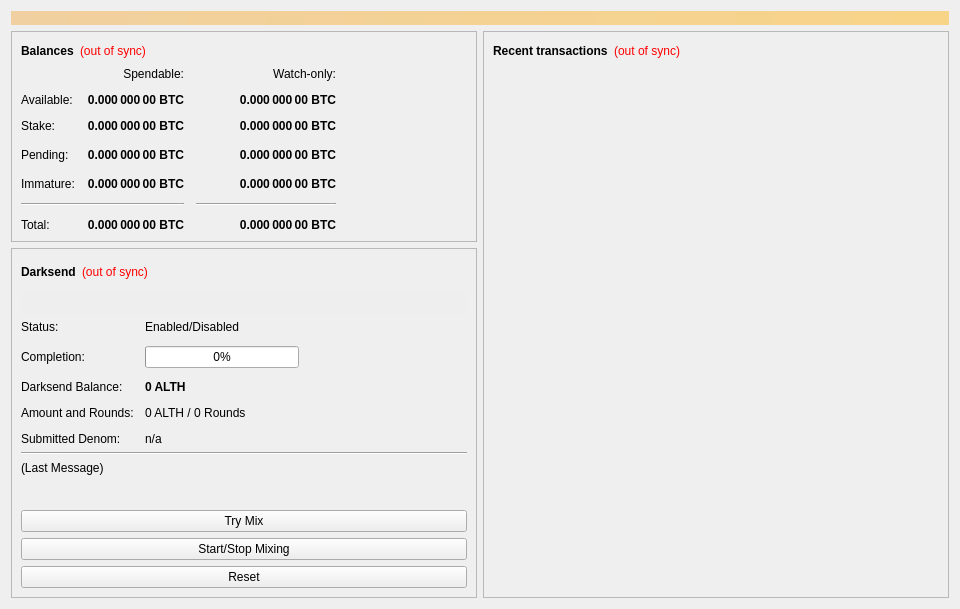
<?xml version="1.0" encoding="UTF-8"?>
<ui version="4.0">
 <class>OverviewPage</class>
 <widget class="QWidget" name="OverviewPage">
  <property name="geometry">
   <rect>
    <x>0</x>
    <y>0</y>
    <width>960</width>
    <height>594</height>
   </rect>
  </property>
  <property name="minimumSize">
   <size>
    <width>960</width>
    <height>0</height>
   </size>
  </property>
  <property name="windowTitle">
   <string>Form</string>
  </property>
  <layout class="QVBoxLayout" name="topLayout">
   <item>
    <widget class="QLabel" name="labelAlerts">
     <property name="visible">
      <bool>false</bool>
     </property>
     <property name="styleSheet">
      <string notr="true">background-color: qlineargradient(x1: 0, y1: 0, x2: 1, y2: 0, stop:0 #F0D0A0, stop:1 #F8D488); color:#000000;</string>
     </property>
     <property name="wordWrap">
      <bool>true</bool>
     </property>
     <property name="margin">
      <number>3</number>
     </property>
    </widget>
   </item>
   <item>
    <layout class="QHBoxLayout" name="horizontalLayout" stretch="1,1">
     <item>
      <layout class="QVBoxLayout" name="verticalLayout_2">
       <item>
        <widget class="QFrame" name="frame">
         <property name="frameShape">
          <enum>QFrame::StyledPanel</enum>
         </property>
         <property name="frameShadow">
          <enum>QFrame::Raised</enum>
         </property>
         <layout class="QVBoxLayout" name="verticalLayout_4">
          <item>
           <layout class="QHBoxLayout" name="horizontalLayout_4">
            <item>
             <widget class="QLabel" name="label_5">
              <property name="font">
               <font>
                <weight>75</weight>
                <bold>true</bold>
               </font>
              </property>
              <property name="text">
               <string>Balances</string>
              </property>
             </widget>
            </item>
            <item>
             <widget class="QLabel" name="labelWalletStatus">
              <property name="cursor">
               <cursorShape>WhatsThisCursor</cursorShape>
              </property>
              <property name="toolTip">
               <string>The displayed information may be out of date. Your wallet automatically synchronizes with the Alioth network after a connection is established, but this process has not completed yet.</string>
              </property>
              <property name="styleSheet">
               <string notr="true">QLabel { color: red; }</string>
              </property>
              <property name="text">
               <string notr="true">(out of sync)</string>
              </property>
              <property name="alignment">
               <set>Qt::AlignLeading|Qt::AlignLeft|Qt::AlignVCenter</set>
              </property>
             </widget>
            </item>
            <item>
             <spacer name="horizontalSpacer_3">
              <property name="orientation">
               <enum>Qt::Horizontal</enum>
              </property>
              <property name="sizeHint" stdset="0">
               <size>
                <width>40</width>
                <height>20</height>
               </size>
              </property>
             </spacer>
            </item>
           </layout>
          </item>
          <item>
           <layout class="QGridLayout" name="gridLayout">
            <property name="spacing">
             <number>12</number>
            </property>
            <item row="3" column="2">
             <widget class="QLabel" name="labelWatchPending">
              <property name="font">
               <font>
                <weight>75</weight>
                <bold>true</bold>
               </font>
              </property>
              <property name="cursor">
               <cursorShape>IBeamCursor</cursorShape>
              </property>
              <property name="toolTip">
               <string>Unconfirmed transactions to watch-only addresses</string>
              </property>
              <property name="text">
               <string notr="true">0.000 000 00 BTC</string>
              </property>
              <property name="alignment">
               <set>Qt::AlignRight|Qt::AlignTrailing|Qt::AlignVCenter</set>
              </property>
              <property name="textInteractionFlags">
               <set>Qt::LinksAccessibleByMouse|Qt::TextSelectableByKeyboard|Qt::TextSelectableByMouse</set>
              </property>
             </widget>
            </item>
            <item row="3" column="1">
             <widget class="QLabel" name="labelUnconfirmed">
              <property name="font">
               <font>
                <weight>75</weight>
                <bold>true</bold>
               </font>
              </property>
              <property name="cursor">
               <cursorShape>IBeamCursor</cursorShape>
              </property>
              <property name="toolTip">
               <string>Total of transactions that have yet to be confirmed, and do not yet count toward the spendable balance</string>
              </property>
              <property name="text">
               <string notr="true">0.000 000 00 BTC</string>
              </property>
              <property name="alignment">
               <set>Qt::AlignRight|Qt::AlignTrailing|Qt::AlignVCenter</set>
              </property>
              <property name="textInteractionFlags">
               <set>Qt::LinksAccessibleByMouse|Qt::TextSelectableByKeyboard|Qt::TextSelectableByMouse</set>
              </property>
             </widget>
            </item>
            <item row="4" column="2">
             <widget class="QLabel" name="labelWatchImmature">
              <property name="font">
               <font>
                <weight>75</weight>
                <bold>true</bold>
               </font>
              </property>
              <property name="cursor">
               <cursorShape>IBeamCursor</cursorShape>
              </property>
              <property name="toolTip">
               <string>Mined balance in watch-only addresses that has not yet matured</string>
              </property>
              <property name="text">
               <string notr="true">0.000 000 00 BTC</string>
              </property>
              <property name="alignment">
               <set>Qt::AlignRight|Qt::AlignTrailing|Qt::AlignVCenter</set>
              </property>
              <property name="textInteractionFlags">
               <set>Qt::LinksAccessibleByMouse|Qt::TextSelectableByKeyboard|Qt::TextSelectableByMouse</set>
              </property>
             </widget>
            </item>
            <item row="5" column="0" colspan="2">
             <widget class="Line" name="lineSpendableBalance">
              <property name="orientation">
               <enum>Qt::Horizontal</enum>
              </property>
             </widget>
            </item>
            <item row="5" column="2">
             <widget class="Line" name="lineWatchBalance">
              <property name="sizePolicy">
               <sizepolicy hsizetype="Preferred" vsizetype="Fixed">
                <horstretch>0</horstretch>
                <verstretch>0</verstretch>
               </sizepolicy>
              </property>
              <property name="minimumSize">
               <size>
                <width>140</width>
                <height>0</height>
               </size>
              </property>
              <property name="orientation">
               <enum>Qt::Horizontal</enum>
              </property>
             </widget>
            </item>
            <item row="6" column="0">
             <widget class="QLabel" name="labelTotalText">
              <property name="text">
               <string>Total:</string>
              </property>
             </widget>
            </item>
            <item row="4" column="1">
             <widget class="QLabel" name="labelImmature">
              <property name="font">
               <font>
                <weight>75</weight>
                <bold>true</bold>
               </font>
              </property>
              <property name="cursor">
               <cursorShape>IBeamCursor</cursorShape>
              </property>
              <property name="toolTip">
               <string>Mined balance that has not yet matured</string>
              </property>
              <property name="text">
               <string notr="true">0.000 000 00 BTC</string>
              </property>
              <property name="alignment">
               <set>Qt::AlignRight|Qt::AlignTrailing|Qt::AlignVCenter</set>
              </property>
              <property name="textInteractionFlags">
               <set>Qt::LinksAccessibleByMouse|Qt::TextSelectableByKeyboard|Qt::TextSelectableByMouse</set>
              </property>
             </widget>
            </item>
            <item row="3" column="3">
             <spacer name="horizontalSpacer_2">
              <property name="orientation">
               <enum>Qt::Horizontal</enum>
              </property>
              <property name="sizeHint" stdset="0">
               <size>
                <width>40</width>
                <height>20</height>
               </size>
              </property>
             </spacer>
            </item>
            <item row="4" column="0">
             <widget class="QLabel" name="labelImmatureText">
              <property name="text">
               <string>Immature:</string>
              </property>
             </widget>
            </item>
            <item row="6" column="1">
             <widget class="QLabel" name="labelTotal">
              <property name="font">
               <font>
                <weight>75</weight>
                <bold>true</bold>
               </font>
              </property>
              <property name="cursor">
               <cursorShape>IBeamCursor</cursorShape>
              </property>
              <property name="toolTip">
               <string>Your current total balance</string>
              </property>
              <property name="text">
               <string notr="true">0.000 000 00 BTC</string>
              </property>
              <property name="alignment">
               <set>Qt::AlignRight|Qt::AlignTrailing|Qt::AlignVCenter</set>
              </property>
              <property name="textInteractionFlags">
               <set>Qt::LinksAccessibleByMouse|Qt::TextSelectableByKeyboard|Qt::TextSelectableByMouse</set>
              </property>
             </widget>
            </item>
            <item row="6" column="2">
             <widget class="QLabel" name="labelWatchTotal">
              <property name="font">
               <font>
                <weight>75</weight>
                <bold>true</bold>
               </font>
              </property>
              <property name="cursor">
               <cursorShape>IBeamCursor</cursorShape>
              </property>
              <property name="toolTip">
               <string>Current total balance in watch-only addresses</string>
              </property>
              <property name="text">
               <string notr="true">0.000 000 00 BTC</string>
              </property>
              <property name="alignment">
               <set>Qt::AlignRight|Qt::AlignTrailing|Qt::AlignVCenter</set>
              </property>
              <property name="textInteractionFlags">
               <set>Qt::LinksAccessibleByMouse|Qt::TextSelectableByKeyboard|Qt::TextSelectableByMouse</set>
              </property>
             </widget>
            </item>
            <item row="0" column="2">
             <widget class="QLabel" name="labelWatchonly">
              <property name="text">
               <string>Watch-only:</string>
              </property>
              <property name="alignment">
               <set>Qt::AlignRight|Qt::AlignTrailing|Qt::AlignVCenter</set>
              </property>
             </widget>
            </item>
            <item row="1" column="0">
             <widget class="QLabel" name="labelBalanceText">
              <property name="text">
               <string>Available:</string>
              </property>
             </widget>
            </item>
            <item row="1" column="1">
             <widget class="QLabel" name="labelBalance">
              <property name="font">
               <font>
                <weight>75</weight>
                <bold>true</bold>
               </font>
              </property>
              <property name="cursor">
               <cursorShape>IBeamCursor</cursorShape>
              </property>
              <property name="toolTip">
               <string>Your current spendable balance</string>
              </property>
              <property name="text">
               <string notr="true">0.000 000 00 BTC</string>
              </property>
              <property name="alignment">
               <set>Qt::AlignRight|Qt::AlignTrailing|Qt::AlignVCenter</set>
              </property>
              <property name="textInteractionFlags">
               <set>Qt::LinksAccessibleByMouse|Qt::TextSelectableByKeyboard|Qt::TextSelectableByMouse</set>
              </property>
             </widget>
            </item>
            <item row="2" column="0">
             <widget class="QLabel" name="label_10">
              <property name="text">
               <string>Stake:</string>
              </property>
             </widget>
            </item>
            <item row="2" column="1">
             <widget class="QLabel" name="labelStake">
              <property name="font">
               <font>
                <weight>75</weight>
                <bold>true</bold>
               </font>
              </property>
              <property name="cursor">
               <cursorShape>IBeamCursor</cursorShape>
              </property>
              <property name="toolTip">
               <string>Total of coins that was staked, and do not yet count toward the current balance</string>
              </property>
              <property name="text">
               <string notr="true">0.000 000 00 BTC</string>
              </property>
              <property name="alignment">
               <set>Qt::AlignRight|Qt::AlignTrailing|Qt::AlignVCenter</set>
              </property>
              <property name="textInteractionFlags">
               <set>Qt::LinksAccessibleByMouse|Qt::TextSelectableByKeyboard|Qt::TextSelectableByMouse</set>
              </property>
             </widget>
            </item>
            <item row="2" column="2">
             <widget class="QLabel" name="labelWatchStake">
              <property name="font">
               <font>
                <weight>75</weight>
                <bold>true</bold>
               </font>
              </property>
              <property name="cursor">
               <cursorShape>IBeamCursor</cursorShape>
              </property>
              <property name="toolTip">
               <string>Total of coins that was staked in watch-only addresses, and do not yet count toward the current watch-only balance</string>
              </property>
              <property name="text">
               <string notr="true">0.000 000 00 BTC</string>
              </property>
              <property name="alignment">
               <set>Qt::AlignRight|Qt::AlignTrailing|Qt::AlignVCenter</set>
              </property>
              <property name="textInteractionFlags">
               <set>Qt::LinksAccessibleByMouse|Qt::TextSelectableByKeyboard|Qt::TextSelectableByMouse</set>
              </property>
             </widget>
            </item>
            <item row="1" column="2">
             <widget class="QLabel" name="labelWatchAvailable">
              <property name="font">
               <font>
                <weight>75</weight>
                <bold>true</bold>
               </font>
              </property>
              <property name="cursor">
               <cursorShape>IBeamCursor</cursorShape>
              </property>
              <property name="toolTip">
               <string>Your current balance in watch-only addresses</string>
              </property>
              <property name="text">
               <string notr="true">0.000 000 00 BTC</string>
              </property>
              <property name="alignment">
               <set>Qt::AlignRight|Qt::AlignTrailing|Qt::AlignVCenter</set>
              </property>
              <property name="textInteractionFlags">
               <set>Qt::LinksAccessibleByMouse|Qt::TextSelectableByKeyboard|Qt::TextSelectableByMouse</set>
              </property>
             </widget>
            </item>
            <item row="3" column="0">
             <widget class="QLabel" name="labelPendingText">
              <property name="text">
               <string>Pending:</string>
              </property>
             </widget>
            </item>
            <item row="0" column="1">
             <widget class="QLabel" name="labelSpendable">
              <property name="text">
               <string>Spendable:</string>
              </property>
              <property name="alignment">
               <set>Qt::AlignRight|Qt::AlignTrailing|Qt::AlignVCenter</set>
              </property>
             </widget>
            </item>
           </layout>
          </item>
         </layout>
        </widget>
       </item>
       <item>
        <widget class="QFrame" name="frameDarksend">
         <property name="sizePolicy">
          <sizepolicy hsizetype="Expanding" vsizetype="Expanding">
           <horstretch>0</horstretch>
           <verstretch>0</verstretch>
          </sizepolicy>
         </property>
         <property name="minimumSize">
          <size>
           <width>0</width>
           <height>350</height>
          </size>
         </property>
         <property name="layoutDirection">
          <enum>Qt::LeftToRight</enum>
         </property>
         <property name="frameShape">
          <enum>QFrame::StyledPanel</enum>
         </property>
         <property name="frameShadow">
          <enum>QFrame::Raised</enum>
         </property>
         <layout class="QVBoxLayout" name="verticalLayout_5">
          <item>
           <layout class="QHBoxLayout" name="horizontalLayout_5">
            <item>
             <widget class="QLabel" name="label_2">
              <property name="font">
               <font>
                <weight>75</weight>
                <bold>true</bold>
               </font>
              </property>
              <property name="text">
               <string>Darksend</string>
              </property>
             </widget>
            </item>
            <item>
             <widget class="QLabel" name="labelDarksendSyncStatus">
              <property name="toolTip">
               <string>The displayed information may be out of date. Your wallet automatically synchronizes with the Alioth network after a connection is established, but this process has not completed yet.</string>
              </property>
              <property name="styleSheet">
               <string notr="true">QLabel { color: red; }</string>
              </property>
              <property name="text">
               <string notr="true">(out of sync)</string>
              </property>
              <property name="alignment">
               <set>Qt::AlignLeading|Qt::AlignLeft|Qt::AlignVCenter</set>
              </property>
             </widget>
            </item>
            <item>
             <spacer name="horizontalSpacer_4">
              <property name="orientation">
               <enum>Qt::Horizontal</enum>
              </property>
              <property name="sizeHint" stdset="0">
               <size>
                <width>40</width>
                <height>20</height>
               </size>
              </property>
             </spacer>
            </item>
           </layout>
          </item>
          <item>
           <widget class="QPushButton" name="runAutoDenom">
            <property name="palette">
             <palette>
              <active>
               <colorrole role="WindowText">
                <brush brushstyle="SolidPattern">
                 <color alpha="255">
                  <red>0</red>
                  <green>0</green>
                  <blue>0</blue>
                 </color>
                </brush>
               </colorrole>
               <colorrole role="Button">
                <brush brushstyle="SolidPattern">
                 <color alpha="255">
                  <red>239</red>
                  <green>238</green>
                  <blue>238</blue>
                 </color>
                </brush>
               </colorrole>
               <colorrole role="Light">
                <brush brushstyle="SolidPattern">
                 <color alpha="255">
                  <red>255</red>
                  <green>255</green>
                  <blue>255</blue>
                 </color>
                </brush>
               </colorrole>
               <colorrole role="Midlight">
                <brush brushstyle="SolidPattern">
                 <color alpha="255">
                  <red>247</red>
                  <green>246</green>
                  <blue>246</blue>
                 </color>
                </brush>
               </colorrole>
               <colorrole role="Dark">
                <brush brushstyle="SolidPattern">
                 <color alpha="255">
                  <red>119</red>
                  <green>119</green>
                  <blue>119</blue>
                 </color>
                </brush>
               </colorrole>
               <colorrole role="Mid">
                <brush brushstyle="SolidPattern">
                 <color alpha="255">
                  <red>159</red>
                  <green>159</green>
                  <blue>159</blue>
                 </color>
                </brush>
               </colorrole>
               <colorrole role="Text">
                <brush brushstyle="SolidPattern">
                 <color alpha="255">
                  <red>0</red>
                  <green>0</green>
                  <blue>0</blue>
                 </color>
                </brush>
               </colorrole>
               <colorrole role="BrightText">
                <brush brushstyle="SolidPattern">
                 <color alpha="255">
                  <red>255</red>
                  <green>255</green>
                  <blue>255</blue>
                 </color>
                </brush>
               </colorrole>
               <colorrole role="ButtonText">
                <brush brushstyle="SolidPattern">
                 <color alpha="255">
                  <red>0</red>
                  <green>0</green>
                  <blue>0</blue>
                 </color>
                </brush>
               </colorrole>
               <colorrole role="Base">
                <brush brushstyle="SolidPattern">
                 <color alpha="255">
                  <red>255</red>
                  <green>255</green>
                  <blue>255</blue>
                 </color>
                </brush>
               </colorrole>
               <colorrole role="Window">
                <brush brushstyle="SolidPattern">
                 <color alpha="255">
                  <red>239</red>
                  <green>238</green>
                  <blue>238</blue>
                 </color>
                </brush>
               </colorrole>
               <colorrole role="Shadow">
                <brush brushstyle="SolidPattern">
                 <color alpha="255">
                  <red>0</red>
                  <green>0</green>
                  <blue>0</blue>
                 </color>
                </brush>
               </colorrole>
               <colorrole role="AlternateBase">
                <brush brushstyle="SolidPattern">
                 <color alpha="255">
                  <red>247</red>
                  <green>246</green>
                  <blue>246</blue>
                 </color>
                </brush>
               </colorrole>
               <colorrole role="ToolTipBase">
                <brush brushstyle="SolidPattern">
                 <color alpha="255">
                  <red>255</red>
                  <green>255</green>
                  <blue>220</blue>
                 </color>
                </brush>
               </colorrole>
               <colorrole role="ToolTipText">
                <brush brushstyle="SolidPattern">
                 <color alpha="255">
                  <red>0</red>
                  <green>0</green>
                  <blue>0</blue>
                 </color>
                </brush>
               </colorrole>
              </active>
              <inactive>
               <colorrole role="WindowText">
                <brush brushstyle="SolidPattern">
                 <color alpha="255">
                  <red>0</red>
                  <green>0</green>
                  <blue>0</blue>
                 </color>
                </brush>
               </colorrole>
               <colorrole role="Button">
                <brush brushstyle="SolidPattern">
                 <color alpha="255">
                  <red>239</red>
                  <green>238</green>
                  <blue>238</blue>
                 </color>
                </brush>
               </colorrole>
               <colorrole role="Light">
                <brush brushstyle="SolidPattern">
                 <color alpha="255">
                  <red>255</red>
                  <green>255</green>
                  <blue>255</blue>
                 </color>
                </brush>
               </colorrole>
               <colorrole role="Midlight">
                <brush brushstyle="SolidPattern">
                 <color alpha="255">
                  <red>247</red>
                  <green>246</green>
                  <blue>246</blue>
                 </color>
                </brush>
               </colorrole>
               <colorrole role="Dark">
                <brush brushstyle="SolidPattern">
                 <color alpha="255">
                  <red>119</red>
                  <green>119</green>
                  <blue>119</blue>
                 </color>
                </brush>
               </colorrole>
               <colorrole role="Mid">
                <brush brushstyle="SolidPattern">
                 <color alpha="255">
                  <red>159</red>
                  <green>159</green>
                  <blue>159</blue>
                 </color>
                </brush>
               </colorrole>
               <colorrole role="Text">
                <brush brushstyle="SolidPattern">
                 <color alpha="255">
                  <red>0</red>
                  <green>0</green>
                  <blue>0</blue>
                 </color>
                </brush>
               </colorrole>
               <colorrole role="BrightText">
                <brush brushstyle="SolidPattern">
                 <color alpha="255">
                  <red>255</red>
                  <green>255</green>
                  <blue>255</blue>
                 </color>
                </brush>
               </colorrole>
               <colorrole role="ButtonText">
                <brush brushstyle="SolidPattern">
                 <color alpha="255">
                  <red>0</red>
                  <green>0</green>
                  <blue>0</blue>
                 </color>
                </brush>
               </colorrole>
               <colorrole role="Base">
                <brush brushstyle="SolidPattern">
                 <color alpha="255">
                  <red>255</red>
                  <green>255</green>
                  <blue>255</blue>
                 </color>
                </brush>
               </colorrole>
               <colorrole role="Window">
                <brush brushstyle="SolidPattern">
                 <color alpha="255">
                  <red>239</red>
                  <green>238</green>
                  <blue>238</blue>
                 </color>
                </brush>
               </colorrole>
               <colorrole role="Shadow">
                <brush brushstyle="SolidPattern">
                 <color alpha="255">
                  <red>0</red>
                  <green>0</green>
                  <blue>0</blue>
                 </color>
                </brush>
               </colorrole>
               <colorrole role="AlternateBase">
                <brush brushstyle="SolidPattern">
                 <color alpha="255">
                  <red>247</red>
                  <green>246</green>
                  <blue>246</blue>
                 </color>
                </brush>
               </colorrole>
               <colorrole role="ToolTipBase">
                <brush brushstyle="SolidPattern">
                 <color alpha="255">
                  <red>255</red>
                  <green>255</green>
                  <blue>220</blue>
                 </color>
                </brush>
               </colorrole>
               <colorrole role="ToolTipText">
                <brush brushstyle="SolidPattern">
                 <color alpha="255">
                  <red>0</red>
                  <green>0</green>
                  <blue>0</blue>
                 </color>
                </brush>
               </colorrole>
              </inactive>
              <disabled>
               <colorrole role="WindowText">
                <brush brushstyle="SolidPattern">
                 <color alpha="255">
                  <red>119</red>
                  <green>119</green>
                  <blue>119</blue>
                 </color>
                </brush>
               </colorrole>
               <colorrole role="Button">
                <brush brushstyle="SolidPattern">
                 <color alpha="255">
                  <red>239</red>
                  <green>238</green>
                  <blue>238</blue>
                 </color>
                </brush>
               </colorrole>
               <colorrole role="Light">
                <brush brushstyle="SolidPattern">
                 <color alpha="255">
                  <red>255</red>
                  <green>255</green>
                  <blue>255</blue>
                 </color>
                </brush>
               </colorrole>
               <colorrole role="Midlight">
                <brush brushstyle="SolidPattern">
                 <color alpha="255">
                  <red>247</red>
                  <green>246</green>
                  <blue>246</blue>
                 </color>
                </brush>
               </colorrole>
               <colorrole role="Dark">
                <brush brushstyle="SolidPattern">
                 <color alpha="255">
                  <red>119</red>
                  <green>119</green>
                  <blue>119</blue>
                 </color>
                </brush>
               </colorrole>
               <colorrole role="Mid">
                <brush brushstyle="SolidPattern">
                 <color alpha="255">
                  <red>159</red>
                  <green>159</green>
                  <blue>159</blue>
                 </color>
                </brush>
               </colorrole>
               <colorrole role="Text">
                <brush brushstyle="SolidPattern">
                 <color alpha="255">
                  <red>119</red>
                  <green>119</green>
                  <blue>119</blue>
                 </color>
                </brush>
               </colorrole>
               <colorrole role="BrightText">
                <brush brushstyle="SolidPattern">
                 <color alpha="255">
                  <red>255</red>
                  <green>255</green>
                  <blue>255</blue>
                 </color>
                </brush>
               </colorrole>
               <colorrole role="ButtonText">
                <brush brushstyle="SolidPattern">
                 <color alpha="255">
                  <red>119</red>
                  <green>119</green>
                  <blue>119</blue>
                 </color>
                </brush>
               </colorrole>
               <colorrole role="Base">
                <brush brushstyle="SolidPattern">
                 <color alpha="255">
                  <red>239</red>
                  <green>238</green>
                  <blue>238</blue>
                 </color>
                </brush>
               </colorrole>
               <colorrole role="Window">
                <brush brushstyle="SolidPattern">
                 <color alpha="255">
                  <red>239</red>
                  <green>238</green>
                  <blue>238</blue>
                 </color>
                </brush>
               </colorrole>
               <colorrole role="Shadow">
                <brush brushstyle="SolidPattern">
                 <color alpha="255">
                  <red>0</red>
                  <green>0</green>
                  <blue>0</blue>
                 </color>
                </brush>
               </colorrole>
               <colorrole role="AlternateBase">
                <brush brushstyle="SolidPattern">
                 <color alpha="255">
                  <red>239</red>
                  <green>238</green>
                  <blue>238</blue>
                 </color>
                </brush>
               </colorrole>
               <colorrole role="ToolTipBase">
                <brush brushstyle="SolidPattern">
                 <color alpha="255">
                  <red>255</red>
                  <green>255</green>
                  <blue>220</blue>
                 </color>
                </brush>
               </colorrole>
               <colorrole role="ToolTipText">
                <brush brushstyle="SolidPattern">
                 <color alpha="255">
                  <red>0</red>
                  <green>0</green>
                  <blue>0</blue>
                 </color>
                </brush>
               </colorrole>
              </disabled>
             </palette>
            </property>
            <property name="focusPolicy">
             <enum>Qt::NoFocus</enum>
            </property>
            <property name="autoFillBackground">
             <bool>true</bool>
            </property>
            <property name="text">
             <string/>
            </property>
            <property name="flat">
             <bool>true</bool>
            </property>
           </widget>
          </item>
          <item>
           <layout class="QFormLayout" name="formLayout">
            <property name="fieldGrowthPolicy">
             <enum>QFormLayout::AllNonFixedFieldsGrow</enum>
            </property>
            <property name="horizontalSpacing">
             <number>11</number>
            </property>
            <property name="verticalSpacing">
             <number>12</number>
            </property>
            <item row="0" column="0">
             <widget class="QLabel" name="label_6">
              <property name="text">
               <string>Status:</string>
              </property>
             </widget>
            </item>
            <item row="1" column="0">
             <widget class="QLabel" name="label_7">
              <property name="text">
               <string>Completion:</string>
              </property>
             </widget>
            </item>
            <item row="1" column="1">
             <widget class="QProgressBar" name="darksendProgress">
              <property name="maximumSize">
               <size>
                <width>154</width>
                <height>16777215</height>
               </size>
              </property>
              <property name="value">
               <number>0</number>
              </property>
             </widget>
            </item>
            <item row="3" column="0">
             <widget class="QLabel" name="labelAnonymizedText">
              <property name="text">
               <string>Darksend Balance:</string>
              </property>
             </widget>
            </item>
            <item row="3" column="1">
             <widget class="QLabel" name="labelAnonymized">
              <property name="font">
               <font>
                <weight>75</weight>
                <bold>true</bold>
               </font>
              </property>
              <property name="text">
               <string notr="true">0 ALTH</string>
              </property>
             </widget>
            </item>
            <item row="4" column="0">
             <widget class="QLabel" name="label_8">
              <property name="text">
               <string>Amount and Rounds:</string>
              </property>
             </widget>
            </item>
            <item row="4" column="1">
             <widget class="QLabel" name="labelAmountRounds">
              <property name="text">
               <string>0 ALTH / 0 Rounds</string>
              </property>
             </widget>
            </item>
            <item row="5" column="0">
             <widget class="QLabel" name="label_9">
              <property name="text">
               <string>Submitted Denom:</string>
              </property>
             </widget>
            </item>
            <item row="5" column="1">
             <widget class="QLabel" name="labelSubmittedDenom">
              <property name="toolTip">
               <string>The denominations you submitted to the Masternode.&lt;br&gt;To mix, other users must submit the exact same denominations.</string>
              </property>
              <property name="text">
               <string>n/a</string>
              </property>
             </widget>
            </item>
            <item row="0" column="1">
             <widget class="QLabel" name="darksendEnabled">
              <property name="text">
               <string>Enabled/Disabled</string>
              </property>
             </widget>
            </item>
           </layout>
          </item>
          <item>
           <widget class="Line" name="lineLastMessage">
            <property name="orientation">
             <enum>Qt::Horizontal</enum>
            </property>
           </widget>
          </item>
          <item>
           <widget class="QLabel" name="darksendStatus">
            <property name="minimumSize">
             <size>
              <width>288</width>
              <height>43</height>
             </size>
            </property>
            <property name="text">
             <string>(Last Message)</string>
            </property>
            <property name="alignment">
             <set>Qt::AlignLeading|Qt::AlignLeft|Qt::AlignTop</set>
            </property>
            <property name="wordWrap">
             <bool>true</bool>
            </property>
           </widget>
          </item>
          <item>
           <widget class="QPushButton" name="darksendAuto">
            <property name="sizePolicy">
             <sizepolicy hsizetype="MinimumExpanding" vsizetype="Fixed">
              <horstretch>0</horstretch>
              <verstretch>0</verstretch>
             </sizepolicy>
            </property>
            <property name="toolTip">
             <string>Try to manually submit a Darksend request.</string>
            </property>
            <property name="text">
             <string>Try Mix</string>
            </property>
           </widget>
          </item>
          <item>
           <widget class="QPushButton" name="toggleDarksend">
            <property name="sizePolicy">
             <sizepolicy hsizetype="MinimumExpanding" vsizetype="Fixed">
              <horstretch>0</horstretch>
              <verstretch>0</verstretch>
             </sizepolicy>
            </property>
            <property name="text">
             <string>Start/Stop Mixing</string>
            </property>
           </widget>
          </item>
          <item>
           <widget class="QPushButton" name="darksendReset">
            <property name="sizePolicy">
             <sizepolicy hsizetype="MinimumExpanding" vsizetype="Fixed">
              <horstretch>0</horstretch>
              <verstretch>0</verstretch>
             </sizepolicy>
            </property>
            <property name="toolTip">
             <string>Reset the current status of Darksend (can interrupt Darksend if it's in the process of Mixing, which can cost you money!)</string>
            </property>
            <property name="autoFillBackground">
             <bool>false</bool>
            </property>
            <property name="text">
             <string>Reset</string>
            </property>
           </widget>
          </item>
         </layout>
        </widget>
       </item>
       <item>
        <spacer name="verticalSpacer">
         <property name="orientation">
          <enum>Qt::Vertical</enum>
         </property>
         <property name="sizeHint" stdset="0">
          <size>
           <width>20</width>
           <height>40</height>
          </size>
         </property>
        </spacer>
       </item>
      </layout>
     </item>
     <item>
      <layout class="QVBoxLayout" name="verticalLayout_3">
       <item>
        <widget class="QFrame" name="frame_2">
         <property name="frameShape">
          <enum>QFrame::StyledPanel</enum>
         </property>
         <property name="frameShadow">
          <enum>QFrame::Raised</enum>
         </property>
         <layout class="QVBoxLayout" name="verticalLayout">
          <item>
           <layout class="QHBoxLayout" name="horizontalLayout_2">
            <item>
             <widget class="QLabel" name="label_4">
              <property name="font">
               <font>
                <weight>75</weight>
                <bold>true</bold>
               </font>
              </property>
              <property name="text">
               <string>Recent transactions</string>
              </property>
             </widget>
            </item>
            <item>
             <widget class="QLabel" name="labelTransactionsStatus">
              <property name="cursor">
               <cursorShape>WhatsThisCursor</cursorShape>
              </property>
              <property name="toolTip">
               <string>The displayed information may be out of date. Your wallet automatically synchronizes with the Alioth network after a connection is established, but this process has not completed yet.</string>
              </property>
              <property name="styleSheet">
               <string notr="true">QLabel { color: red; }</string>
              </property>
              <property name="text">
               <string notr="true">(out of sync)</string>
              </property>
              <property name="alignment">
               <set>Qt::AlignRight|Qt::AlignTrailing|Qt::AlignVCenter</set>
              </property>
             </widget>
            </item>
            <item>
             <spacer name="horizontalSpacer">
              <property name="orientation">
               <enum>Qt::Horizontal</enum>
              </property>
              <property name="sizeHint" stdset="0">
               <size>
                <width>40</width>
                <height>20</height>
               </size>
              </property>
             </spacer>
            </item>
           </layout>
          </item>
          <item>
           <widget class="QListView" name="listTransactions">
            <property name="styleSheet">
             <string notr="true">QListView { background: transparent; }</string>
            </property>
            <property name="frameShape">
             <enum>QFrame::NoFrame</enum>
            </property>
            <property name="verticalScrollBarPolicy">
             <enum>Qt::ScrollBarAlwaysOff</enum>
            </property>
            <property name="horizontalScrollBarPolicy">
             <enum>Qt::ScrollBarAlwaysOff</enum>
            </property>
            <property name="selectionMode">
             <enum>QAbstractItemView::NoSelection</enum>
            </property>
           </widget>
          </item>
         </layout>
        </widget>
       </item>
      </layout>
     </item>
    </layout>
   </item>
  </layout>
 </widget>
 <resources/>
 <connections/>
</ui>
